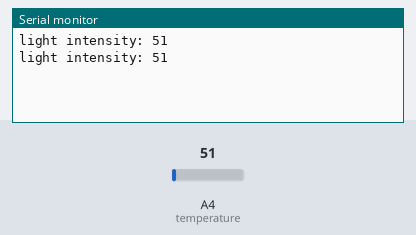
The sketch below on a simulated Arduino Uno, built with avr-gcc and run on an emulated ATmega328P. Shown: the last lines printed to the serial monitor. The test bench sets the inputs (shaded band); at power-on: A4 (temperature) = 51.

Above: at 1.8 s.
1.9 s: A4 (temperature) set to 61
At 2.7 s:
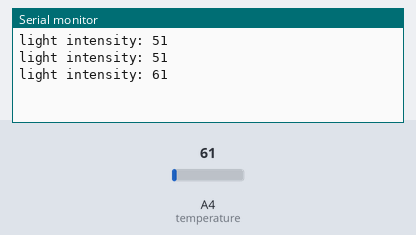
3.4 s: A4 (temperature) set to 71
At 4.8 s:
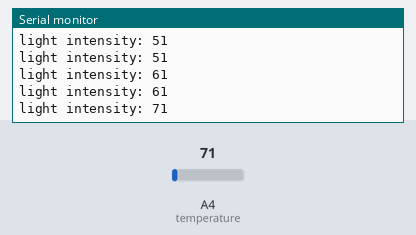
Timing chart, 0 to 6.4 s (numbered marks = the images above; inputs shaded):
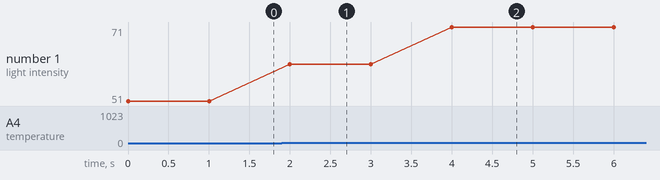

Measured:
- after the input at 1.9 s, the serial monitor: prints a new line after 0.10 s (image 1)
- after the input at 3.4 s, the serial monitor: prints a new line after 0.60 s (image 2)
- plotted number 1: 51 → 61 after the input at 1.9 s, 61 → 71 after the input at 3.4 s

The sketch:

light_sensor.ino
```cpp
int temperature = A4;
int val = 0;

void setup() {
  Serial.begin(9600);

}

void loop() {
  val = analogRead(temperature);
  Serial.print("light intensity: ");
  Serial.println(val);
  delay(1000);
}
```
